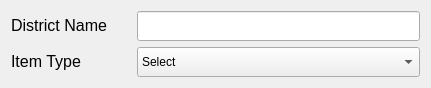
   <widget class="QWidget" name="layoutWidget">
    <property name="geometry">
     <rect>
      <x>770</x>
      <y>490</y>
      <width>431</width>
      <height>69</height>
     </rect>
    </property>
    <layout class="QFormLayout" name="formLayout_2">
     <property name="horizontalSpacing">
      <number>30</number>
     </property>
     <item row="0" column="0">
      <widget class="QLabel" name="label_4">
       <property name="font">
        <font>
         <pointsize>10</pointsize>
        </font>
       </property>
       <property name="text">
        <string>&lt;html&gt;&lt;head/&gt;&lt;body&gt;&lt;p align=&quot;center&quot;&gt;&lt;span style=&quot; font-size:12pt;&quot;&gt;District Name&lt;/span&gt;&lt;/p&gt;&lt;/body&gt;&lt;/html&gt;</string>
       </property>
      </widget>
     </item>
     <item row="0" column="1">
      <widget class="QLineEdit" name="lineEdit_4">
       <property name="minimumSize">
        <size>
         <width>0</width>
         <height>30</height>
        </size>
       </property>
      </widget>
     </item>
     <item row="1" column="0">
      <widget class="QLabel" name="label_item_type">
       <property name="text">
        <string>&lt;html&gt;&lt;head/&gt;&lt;body&gt;&lt;p align=&quot;center&quot;&gt;&lt;span style=&quot; font-size:12pt;&quot;&gt;Item Type&lt;/span&gt;&lt;/p&gt;&lt;/body&gt;&lt;/html&gt;</string>
       </property>
      </widget>
     </item>
     <item row="1" column="1">
      <widget class="QComboBox" name="comboBox_item_type">
       <property name="minimumSize">
        <size>
         <width>0</width>
         <height>30</height>
        </size>
       </property>
       <item>
        <property name="text">
         <string>Select</string>
        </property>
       </item>
       <item>
        <property name="text">
         <string>Regular</string>
        </property>
       </item>
       <item>
        <property name="text">
         <string>Medical</string>
        </property>
       </item>
      </widget>
     </item>
    </layout>
   </widget>
